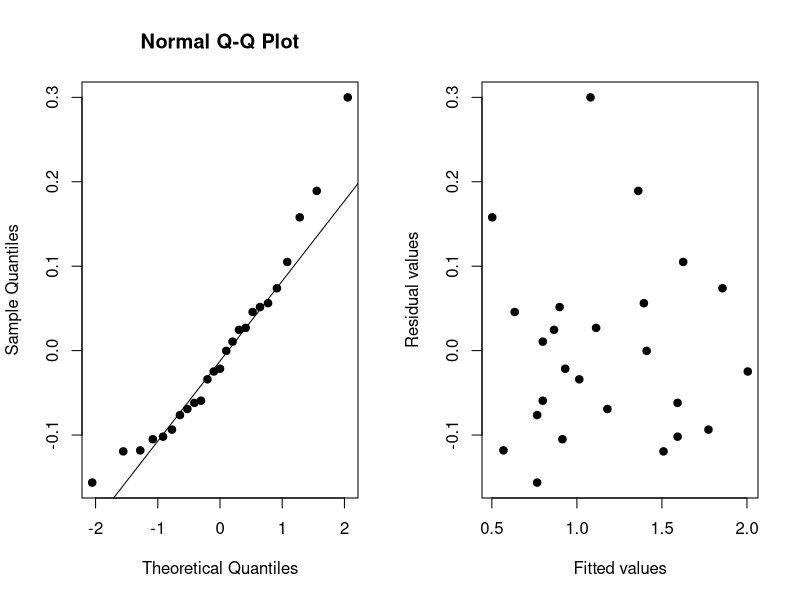
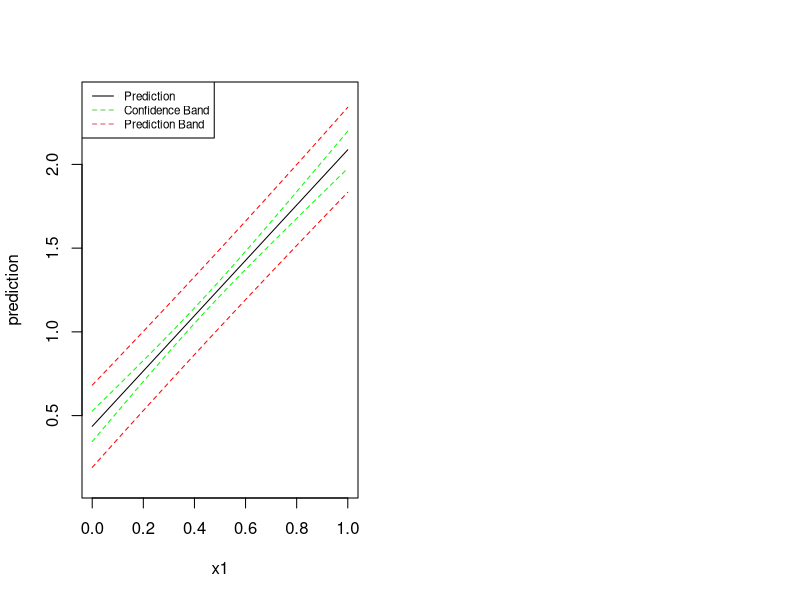

Recreate these plots in R, in order.
# EXERCISES: Multiple Linear Regression Exercises

# You can copy the following lines to R to load the data:

D <- data.frame(
  x1=c(0.58, 0.86, 0.29, 0.20, 0.56, 0.28, 0.08, 0.41, 0.22, 0.35,
       0.59, 0.22, 0.26, 0.12, 0.65, 0.70, 0.30, 0.70, 0.39, 0.72,
       0.45, 0.81, 0.04, 0.20, 0.95),
  x2=c(0.71, 0.13, 0.79, 0.20, 0.56, 0.92, 0.01, 0.60, 0.70, 0.73,
       0.13, 0.96, 0.27, 0.21, 0.88, 0.30, 0.15, 0.09, 0.17, 0.25,
       0.30, 0.32, 0.82, 0.98, 0.00),
  y=c(1.45, 1.93, 0.81, 0.61, 1.55, 0.95, 0.45, 1.14, 0.74, 0.98,
      1.41, 0.81, 0.89, 0.68, 1.39, 1.53, 0.91, 1.49, 1.38, 1.73,
      1.11, 1.68, 0.66, 0.69, 1.98)
)

# a) Calculate the parameter estimates (β0, β1, β2 and σ2), in addition find the usual 95% confidence intervals for β0, β1, and β2.

lm.fit <- lm(y ~ x1 + x2, data = D)

summary(lm.fit)

confint(lm.fit)

# b) Still using confidence level α = 0.05 reduce the model if appropriate.

lm.fit <- lm(y ~ x1, data = D)

summary(lm.fit)


# c) Carry out a residual analysis to check that the model assumptions are fulfilled.

par(mfrow=c(1,2))
qqnorm(lm.fit$residuals, pch=19)
qqline(lm.fit$residuals)
plot(lm.fit$fitted.values, lm.fit$residuals, pch=19, xlab = "Fitted values", ylab = "Residual values")

# d) Make a plot of the fitted line and 95% confidence and prediction intervals of the line for x1 ϵ [0, 1] (it is assumed that the model was reduced above).

newx1 <- seq(0,1, by=0.01)
prediction <- predict(lm.fit, newdata = data.frame(x1=newx1), interval = "prediction")
confidence <- predict(lm.fit, newdata = data.frame(x1=newx1), interval = "confidence")
plot(newx1, prediction[ , "fit"], type = "l", ylim=c(0.1, 2.4), xlab ="x1", ylab = "prediction")
lines(newx1, confidence[ , "lwr"], col = "green", lty=2)
lines(newx1, confidence[ , "upr"], col = "green", lty=2)
lines(newx1, prediction[ , "lwr"], col = "red", lty=2)
lines(newx1, prediction[ , "upr"], col = "red", lty=2)
legend("topleft", c("Prediction", "Confidence Band", "Prediction Band"), lty = c(1,2,2), col = c(1,3,2), cex = 0.7)


